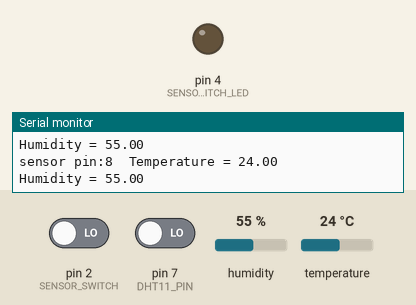
Simulated run of this sketch. Board: Arduino Uno, built with avr-gcc and run on an emulated ATmega328P. Shown: output pins drawn as LEDs (lit = HIGH), the last lines printed to the serial monitor. Wiring (inferred from the names in the program): DHT11 sensor: data pin 8. Inputs (shaded band) come from the test bench; at power-on: pin 2 (SENSOR_SWITCH) LOW, pin 7 (DHT11_PIN) LOW, humidity 55 %, temperature 24 °C. Pins used as bus, display or sensor lines are not drawn.

Above: at 2.8 s.
2.9 s: pin 2 (SENSOR_SWITCH) driven HIGH
At 4.7 s:
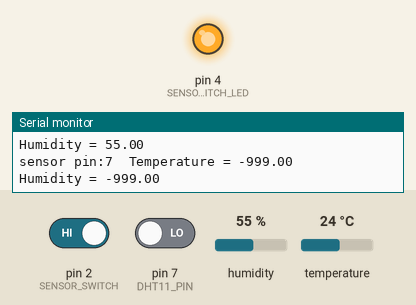
5.6 s: pin 2 (SENSOR_SWITCH) driven LOW
At 6.9 s:
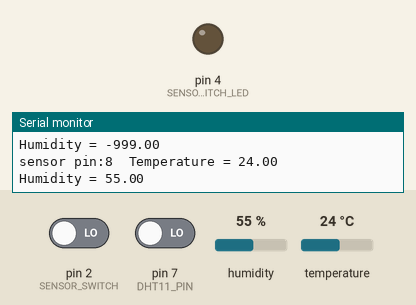
Timing chart, 0 to 8.6 s (numbered marks = the images above; inputs shaded):
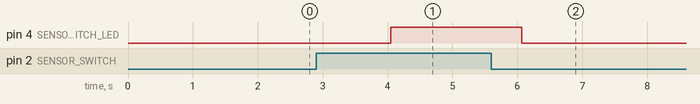

Measured:
- after the input at 2.9 s, pin 4 (SENSOR_SWITCH_LED): LOW → HIGH after 1.1 s
- after the input at 5.6 s, pin 4 (SENSOR_SWITCH_LED): HIGH → LOW after 0.47 s

The sketch:

humidityReaderSwitch.ino
```cpp
#include <dht.h>
// https://www.circuitbasics.com/how-to-set-up-the-dht11-humidity-sensor-on-an-arduino/
dht DHT;

#define SENSOR_SWITCH 2
#define SENSOR_SWITCH_LED 4

#define DHT11_PIN 7
#define DHT11_PIN_ALT 8

void setup(){
  Serial.begin(9600);
  pinMode(SENSOR_SWITCH, INPUT);
  pinMode(SENSOR_SWITCH_LED, OUTPUT);
}

void loop(){
  // when sensorNumber is HIGH this means that 3 pin humidity sensor is chosen
  int sensorNumber = digitalRead(SENSOR_SWITCH);
  digitalWrite(SENSOR_SWITCH_LED, sensorNumber);
  int humidityPin = ( sensorNumber == HIGH )? DHT11_PIN : DHT11_PIN_ALT;


  int chk = DHT.read11(humidityPin);
  Serial.print("sensor pin:");
  Serial.print(humidityPin);
  Serial.print("\tTemperature = ");
  Serial.println(DHT.temperature);
  Serial.print("Humidity = ");
  Serial.println(DHT.humidity);
  delay(2000); // reading should not occur more often than 2 seconds
}
```
